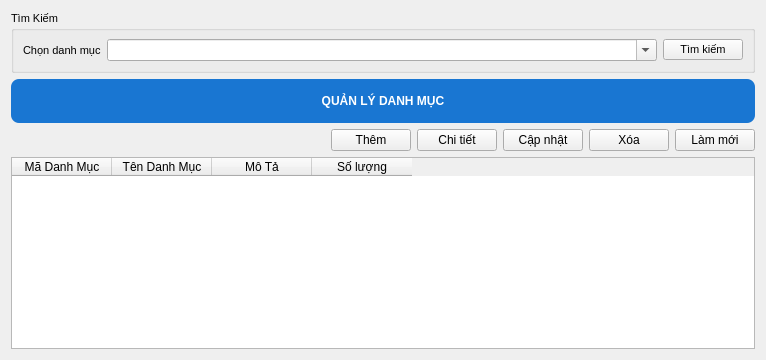
      <widget class="QWidget" name="pageDanhMuc">
       <layout class="QVBoxLayout" name="verticalLayout">
        <item>
         <widget class="QGroupBox" name="groupBox">
          <property name="font">
           <font>
            <pointsize>8</pointsize>
           </font>
          </property>
          <property name="title">
           <string>Tìm Kiếm</string>
          </property>
          <layout class="QHBoxLayout" name="horizontalLayout_7">
           <item>
            <widget class="QLabel" name="label_3">
             <property name="text">
              <string>Chọn danh mục</string>
             </property>
            </widget>
           </item>
           <item>
            <widget class="QComboBox" name="cbbTimKiemDM">
             <property name="enabled">
              <bool>true</bool>
             </property>
             <property name="sizePolicy">
              <sizepolicy hsizetype="Expanding" vsizetype="Fixed">
               <horstretch>0</horstretch>
               <verstretch>0</verstretch>
              </sizepolicy>
             </property>
             <property name="minimumSize">
              <size>
               <width>550</width>
               <height>0</height>
              </size>
             </property>
             <property name="editable">
              <bool>true</bool>
             </property>
             <property name="currentText">
              <string/>
             </property>
            </widget>
           </item>
           <item>
            <widget class="QPushButton" name="btnTimKiemDM">
             <property name="text">
              <string>Tìm kiếm</string>
             </property>
            </widget>
           </item>
          </layout>
         </widget>
        </item>
        <item>
         <widget class="QLabel" name="lblTitle_6">
          <property name="styleSheet">
           <string>
font: 18pt &quot;Arial&quot;;
font-weight:bold;
color:white;
background:#1976D2;
padding:15px;
border-radius:8px;
       </string>
          </property>
          <property name="text">
           <string>QUẢN LÝ DANH MỤC</string>
          </property>
          <property name="alignment">
           <set>Qt::AlignCenter</set>
          </property>
         </widget>
        </item>
        <item>
         <layout class="QHBoxLayout" name="horizontalLayout_9">
          <item>
           <spacer name="horizontalSpacer_11">
            <property name="orientation">
             <enum>Qt::Horizontal</enum>
            </property>
            <property name="sizeHint" stdset="0">
             <size>
              <width>40</width>
              <height>20</height>
             </size>
            </property>
           </spacer>
          </item>
          <item>
           <widget class="QPushButton" name="btnThemDM">
            <property name="minimumSize">
             <size>
              <width>0</width>
              <height>0</height>
             </size>
            </property>
            <property name="text">
             <string>Thêm</string>
            </property>
           </widget>
          </item>
          <item>
           <widget class="QPushButton" name="btnChiTietDM">
            <property name="minimumSize">
             <size>
              <width>0</width>
              <height>0</height>
             </size>
            </property>
            <property name="text">
             <string>Chi tiết</string>
            </property>
           </widget>
          </item>
          <item>
           <widget class="QPushButton" name="btnCapNhatDM">
            <property name="minimumSize">
             <size>
              <width>0</width>
              <height>0</height>
             </size>
            </property>
            <property name="text">
             <string>Cập nhật</string>
            </property>
           </widget>
          </item>
          <item>
           <widget class="QPushButton" name="btnXoaDM">
            <property name="minimumSize">
             <size>
              <width>0</width>
              <height>0</height>
             </size>
            </property>
            <property name="text">
             <string>Xóa</string>
            </property>
           </widget>
          </item>
          <item>
           <widget class="QPushButton" name="btnRefreshDM">
            <property name="text">
             <string>Làm mới</string>
            </property>
           </widget>
          </item>
         </layout>
        </item>
        <item>
         <widget class="QTableWidget" name="tblDM">
          <property name="editTriggers">
           <set>QAbstractItemView::NoEditTriggers</set>
          </property>
          <property name="alternatingRowColors">
           <bool>true</bool>
          </property>
          <property name="selectionMode">
           <enum>QAbstractItemView::NoSelection</enum>
          </property>
          <property name="selectionBehavior">
           <enum>QAbstractItemView::SelectItems</enum>
          </property>
          <property name="sortingEnabled">
           <bool>true</bool>
          </property>
          <column>
           <property name="text">
            <string>Mã Danh Mục</string>
           </property>
          </column>
          <column>
           <property name="text">
            <string>Tên Danh Mục</string>
           </property>
          </column>
          <column>
           <property name="text">
            <string>Mô Tả</string>
           </property>
          </column>
          <column>
           <property name="text">
            <string>Số lượng</string>
           </property>
          </column>
         </widget>
        </item>
       </layout>
      </widget>
